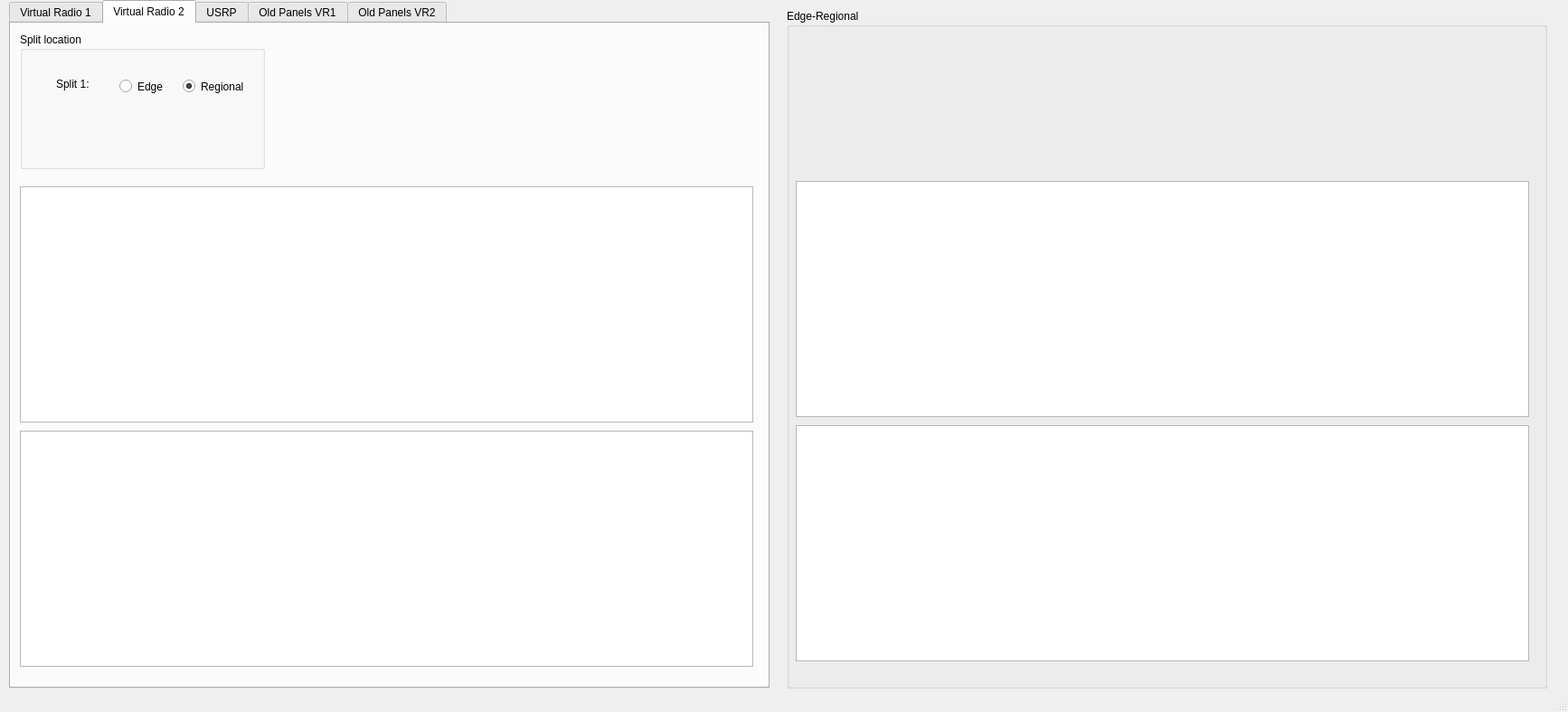
<?xml version="1.0" encoding="UTF-8"?>
<ui version="4.0">
 <class>MainWindow</class>
 <widget class="QMainWindow" name="MainWindow">
  <property name="geometry">
   <rect>
    <x>0</x>
    <y>0</y>
    <width>1734</width>
    <height>787</height>
   </rect>
  </property>
  <property name="windowTitle">
   <string>MainWindow</string>
  </property>
  <widget class="QWidget" name="centralwidget">
   <widget class="QTabWidget" name="tabWidget">
    <property name="geometry">
     <rect>
      <x>10</x>
      <y>0</y>
      <width>841</width>
      <height>761</height>
     </rect>
    </property>
    <property name="currentIndex">
     <number>1</number>
    </property>
    <widget class="QWidget" name="tabWidgetPage1">
     <attribute name="title">
      <string>Virtual Radio 1</string>
     </attribute>
     <widget class="QRadioButton" name="radioButton">
      <property name="geometry">
       <rect>
        <x>110</x>
        <y>50</y>
        <width>61</width>
        <height>19</height>
       </rect>
      </property>
      <property name="text">
       <string>Edge</string>
      </property>
      <property name="checked">
       <bool>false</bool>
      </property>
      <attribute name="buttonGroup">
       <string notr="true">vr1Split1Group</string>
      </attribute>
     </widget>
     <widget class="QRadioButton" name="radioButton_2">
      <property name="geometry">
       <rect>
        <x>180</x>
        <y>50</y>
        <width>98</width>
        <height>19</height>
       </rect>
      </property>
      <property name="text">
       <string>Regional</string>
      </property>
      <property name="checked">
       <bool>true</bool>
      </property>
      <attribute name="buttonGroup">
       <string notr="true">vr1Split1Group</string>
      </attribute>
     </widget>
     <widget class="QLabel" name="label">
      <property name="geometry">
       <rect>
        <x>40</x>
        <y>50</y>
        <width>58</width>
        <height>14</height>
       </rect>
      </property>
      <property name="text">
       <string>Split 1:</string>
      </property>
     </widget>
     <widget class="QLabel" name="label_2">
      <property name="geometry">
       <rect>
        <x>40</x>
        <y>80</y>
        <width>58</width>
        <height>14</height>
       </rect>
      </property>
      <property name="text">
       <string>Split 2:</string>
      </property>
     </widget>
     <widget class="QRadioButton" name="radioButton_3">
      <property name="geometry">
       <rect>
        <x>110</x>
        <y>80</y>
        <width>61</width>
        <height>19</height>
       </rect>
      </property>
      <property name="text">
       <string>Edge</string>
      </property>
      <property name="checked">
       <bool>false</bool>
      </property>
      <attribute name="buttonGroup">
       <string notr="true">vr1Split2Group</string>
      </attribute>
     </widget>
     <widget class="QRadioButton" name="radioButton_4">
      <property name="geometry">
       <rect>
        <x>180</x>
        <y>80</y>
        <width>98</width>
        <height>19</height>
       </rect>
      </property>
      <property name="text">
       <string>Regional</string>
      </property>
      <property name="checked">
       <bool>true</bool>
      </property>
      <attribute name="buttonGroup">
       <string notr="true">vr1Split2Group</string>
      </attribute>
     </widget>
     <widget class="QLabel" name="label_3">
      <property name="geometry">
       <rect>
        <x>40</x>
        <y>110</y>
        <width>58</width>
        <height>14</height>
       </rect>
      </property>
      <property name="text">
       <string>Split 3:</string>
      </property>
     </widget>
     <widget class="QRadioButton" name="radioButton_5">
      <property name="geometry">
       <rect>
        <x>110</x>
        <y>110</y>
        <width>61</width>
        <height>19</height>
       </rect>
      </property>
      <property name="text">
       <string>Edge</string>
      </property>
      <property name="checked">
       <bool>false</bool>
      </property>
      <attribute name="buttonGroup">
       <string notr="true">vr1Split3Group</string>
      </attribute>
     </widget>
     <widget class="QRadioButton" name="radioButton_6">
      <property name="geometry">
       <rect>
        <x>180</x>
        <y>110</y>
        <width>98</width>
        <height>19</height>
       </rect>
      </property>
      <property name="text">
       <string>Regional</string>
      </property>
      <property name="checked">
       <bool>true</bool>
      </property>
      <attribute name="buttonGroup">
       <string notr="true">vr1Split3Group</string>
      </attribute>
     </widget>
     <widget class="QGroupBox" name="groupBox">
      <property name="geometry">
       <rect>
        <x>10</x>
        <y>10</y>
        <width>271</width>
        <height>151</height>
       </rect>
      </property>
      <property name="title">
       <string>Split location</string>
      </property>
     </widget>
     <widget class="PlotWidget" name="vr1DownlinkPlot">
      <property name="geometry">
       <rect>
        <x>10</x>
        <y>180</y>
        <width>811</width>
        <height>261</height>
       </rect>
      </property>
     </widget>
     <widget class="PlotWidget" name="vr1UplinkPlot">
      <property name="geometry">
       <rect>
        <x>10</x>
        <y>450</y>
        <width>811</width>
        <height>261</height>
       </rect>
      </property>
     </widget>
     <zorder>groupBox</zorder>
     <zorder>radioButton</zorder>
     <zorder>radioButton_2</zorder>
     <zorder>label</zorder>
     <zorder>label_2</zorder>
     <zorder>radioButton_3</zorder>
     <zorder>radioButton_4</zorder>
     <zorder>label_3</zorder>
     <zorder>radioButton_5</zorder>
     <zorder>radioButton_6</zorder>
     <zorder>vr1DownlinkPlot</zorder>
     <zorder>vr1UplinkPlot</zorder>
    </widget>
    <widget class="QWidget" name="tab">
     <attribute name="title">
      <string>Virtual Radio 2</string>
     </attribute>
     <widget class="QGroupBox" name="groupBox_2">
      <property name="geometry">
       <rect>
        <x>10</x>
        <y>10</y>
        <width>271</width>
        <height>151</height>
       </rect>
      </property>
      <property name="title">
       <string>Split location</string>
      </property>
      <widget class="QLabel" name="label_4">
       <property name="geometry">
        <rect>
         <x>40</x>
         <y>50</y>
         <width>58</width>
         <height>14</height>
        </rect>
       </property>
       <property name="text">
        <string>Split 1:</string>
       </property>
      </widget>
      <widget class="QRadioButton" name="radioButton_8">
       <property name="geometry">
        <rect>
         <x>180</x>
         <y>50</y>
         <width>81</width>
         <height>19</height>
        </rect>
       </property>
       <property name="text">
        <string>Regional</string>
       </property>
       <property name="checked">
        <bool>true</bool>
       </property>
       <attribute name="buttonGroup">
        <string notr="true">vr2Group</string>
       </attribute>
      </widget>
      <widget class="QRadioButton" name="radioButton_7">
       <property name="geometry">
        <rect>
         <x>110</x>
         <y>50</y>
         <width>61</width>
         <height>19</height>
        </rect>
       </property>
       <property name="text">
        <string>Edge</string>
       </property>
       <attribute name="buttonGroup">
        <string notr="true">vr2Group</string>
       </attribute>
      </widget>
     </widget>
     <widget class="PlotWidget" name="vr2DownlinkPlot">
      <property name="geometry">
       <rect>
        <x>10</x>
        <y>180</y>
        <width>811</width>
        <height>261</height>
       </rect>
      </property>
     </widget>
     <widget class="PlotWidget" name="vr2UplinkPlot">
      <property name="geometry">
       <rect>
        <x>10</x>
        <y>450</y>
        <width>811</width>
        <height>261</height>
       </rect>
      </property>
     </widget>
    </widget>
    <widget class="QWidget" name="tab_2">
     <attribute name="title">
      <string>USRP</string>
     </attribute>
     <widget class="PlotWidget" name="usrpDownlinkPlot">
      <property name="geometry">
       <rect>
        <x>10</x>
        <y>30</y>
        <width>991</width>
        <height>261</height>
       </rect>
      </property>
     </widget>
     <widget class="PlotWidget" name="usrpUplinkPlot">
      <property name="geometry">
       <rect>
        <x>10</x>
        <y>310</y>
        <width>991</width>
        <height>261</height>
       </rect>
      </property>
     </widget>
    </widget>
    <widget class="QWidget" name="tab_4">
     <attribute name="title">
      <string>Old Panels VR1</string>
     </attribute>
     <widget class="PlotWidget" name="vr1Split1Plot">
      <property name="geometry">
       <rect>
        <x>20</x>
        <y>30</y>
        <width>991</width>
        <height>261</height>
       </rect>
      </property>
     </widget>
     <widget class="PlotWidget" name="vr1Split2Plot">
      <property name="geometry">
       <rect>
        <x>20</x>
        <y>310</y>
        <width>991</width>
        <height>261</height>
       </rect>
      </property>
     </widget>
     <widget class="PlotWidget" name="vr1Split3Plot">
      <property name="geometry">
       <rect>
        <x>20</x>
        <y>590</y>
        <width>991</width>
        <height>261</height>
       </rect>
      </property>
     </widget>
    </widget>
    <widget class="QWidget" name="tab_5">
     <attribute name="title">
      <string>Old Panels VR2</string>
     </attribute>
     <widget class="PlotWidget" name="vr2Split1Plot">
      <property name="geometry">
       <rect>
        <x>20</x>
        <y>20</y>
        <width>991</width>
        <height>261</height>
       </rect>
      </property>
     </widget>
    </widget>
   </widget>
   <widget class="QGroupBox" name="groupBox_3">
    <property name="geometry">
     <rect>
      <x>870</x>
      <y>10</y>
      <width>841</width>
      <height>751</height>
     </rect>
    </property>
    <property name="title">
     <string>Edge-Regional</string>
    </property>
    <widget class="PlotWidget" name="ERDownlinkPlot">
     <property name="geometry">
      <rect>
       <x>10</x>
       <y>190</y>
       <width>811</width>
       <height>261</height>
      </rect>
     </property>
    </widget>
    <widget class="PlotWidget" name="ERUplinkPlot">
     <property name="geometry">
      <rect>
       <x>10</x>
       <y>460</y>
       <width>811</width>
       <height>261</height>
      </rect>
     </property>
    </widget>
   </widget>
  </widget>
  <widget class="QStatusBar" name="statusbar"/>
 </widget>
 <customwidgets>
  <customwidget>
   <class>PlotWidget</class>
   <extends>QGraphicsView</extends>
   <header>pyqtgraph.h</header>
  </customwidget>
 </customwidgets>
 <resources/>
 <connections>
  <connection>
   <sender>vr1Split2Group</sender>
   <signal>buttonPressed(QAbstractButton*)</signal>
   <receiver>MainWindow</receiver>
   <slot>migrateVr1Split2(QAbstractButton*)</slot>
   <hints>
    <hint type="sourcelabel">
     <x>-1</x>
     <y>-1</y>
    </hint>
    <hint type="destinationlabel">
     <x>410</x>
     <y>316</y>
    </hint>
   </hints>
  </connection>
  <connection>
   <sender>vr1Split1Group</sender>
   <signal>buttonPressed(QAbstractButton*)</signal>
   <receiver>MainWindow</receiver>
   <slot>migrateVr1Split1(QAbstractButton*)</slot>
   <hints>
    <hint type="sourcelabel">
     <x>-1</x>
     <y>-1</y>
    </hint>
    <hint type="destinationlabel">
     <x>410</x>
     <y>316</y>
    </hint>
   </hints>
  </connection>
  <connection>
   <sender>vr1Split3Group</sender>
   <signal>buttonPressed(QAbstractButton*)</signal>
   <receiver>MainWindow</receiver>
   <slot>migrateVr1Split3(QAbstractButton*)</slot>
   <hints>
    <hint type="sourcelabel">
     <x>-1</x>
     <y>-1</y>
    </hint>
    <hint type="destinationlabel">
     <x>407</x>
     <y>279</y>
    </hint>
   </hints>
  </connection>
  <connection>
   <sender>vr2Group</sender>
   <signal>buttonPressed(QAbstractButton*)</signal>
   <receiver>MainWindow</receiver>
   <slot>migrateVr2Split(QAbstractButton*)</slot>
   <hints>
    <hint type="sourcelabel">
     <x>-1</x>
     <y>-1</y>
    </hint>
    <hint type="destinationlabel">
     <x>407</x>
     <y>279</y>
    </hint>
   </hints>
  </connection>
 </connections>
 <slots>
  <slot>migrateVr1Split1(QAbstractButton*)</slot>
  <slot>migrateVr1Split2(QAbstractButton*)</slot>
  <slot>migrateVr1Split3(QAbstractButton*)</slot>
  <slot>migrateVr2Split(QAbstractButton*)</slot>
 </slots>
 <buttongroups>
  <buttongroup name="vr2Group"/>
  <buttongroup name="vr1Split2Group"/>
  <buttongroup name="vr1Split3Group"/>
  <buttongroup name="vr1Split1Group"/>
 </buttongroups>
</ui>
